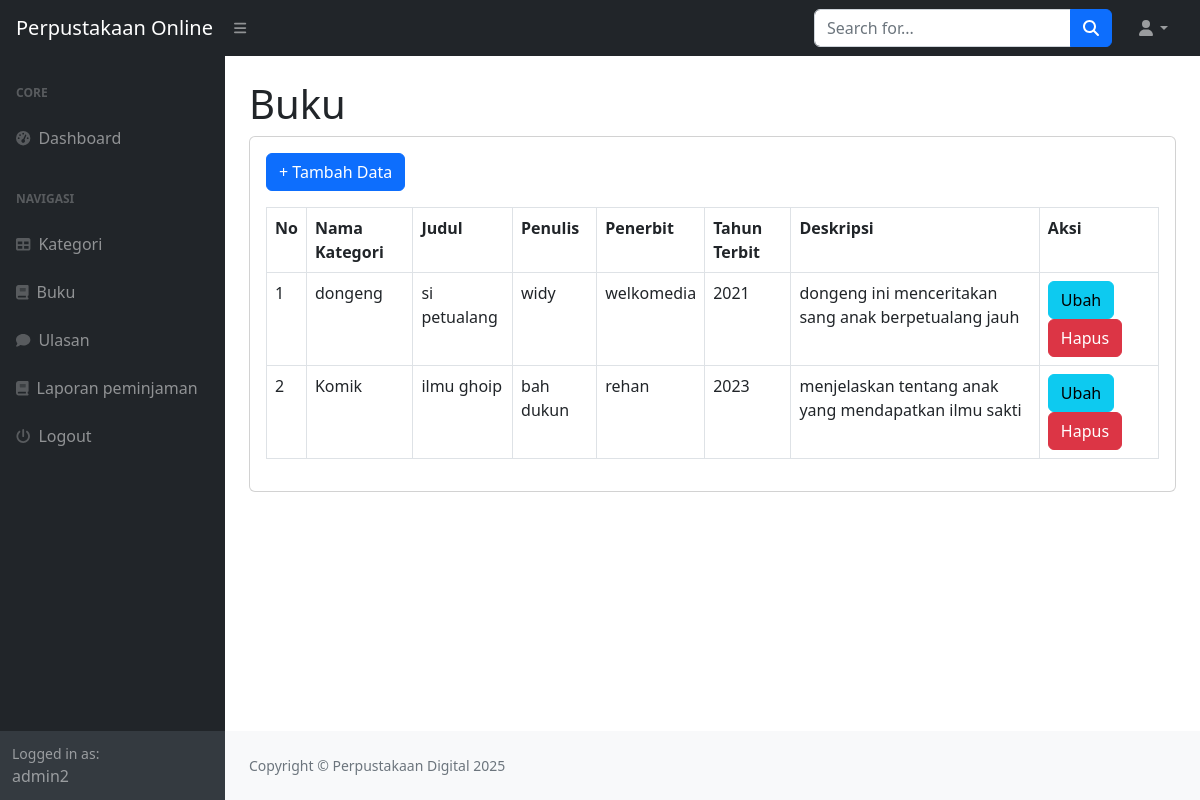
Screenshot of /perpustakaan_ukk/index.php?page=buku (signed in) with the database file from the repository.
### tables this page shows
CREATE TABLE `buku` (
  `id_buku` int(11) NOT NULL,
  `id_kategori` int(11) DEFAULT NULL,
  `judul` varchar(255) DEFAULT NULL,
  `penulis` varchar(255) DEFAULT NULL,
  `penerbit` varchar(255) DEFAULT NULL,
  `tahun_terbit` varchar(255) DEFAULT NULL,
  `deskripsi` varchar(255) DEFAULT NULL
);

CREATE TABLE `kategori` (
  `id_kategori` int(11) NOT NULL,
  `kategori` varchar(255) DEFAULT NULL
);

### perpustakaan_ukk/buku.php (the view)
<h1 class="mt-4">Buku</h1>
<div class="card">
    <div class="card-body">
    <div class="row">
    <div class="col-md-12">
        <a href="?page=buku_tambah" class="btn btn-primary mb-3">+ Tambah Data</a>
        <table class="table table-bordered" id="dataTable" width="100%" cellspacing="0">
            <tr>
                <th>No</th>
                <th>Nama Kategori</th>
                <th>Judul</th>
                <th>Penulis</th>
                <th>Penerbit</th>
                <th>Tahun Terbit</th>
                <th>Deskripsi</th>
                <th>Aksi</th>
            </tr>
            <?php
            $i = 1;
                $query = mysqli_query($koneksi, "SELECT*FROM buku LEFT JOIN kategori on buku.id_kategori = kategori.id_kategori");
                while($data = mysqli_fetch_array($query)){
                    ?>
                    <tr>
                        <td><?php echo $i++; ?></td>
                        <td><?php echo $data ['kategori']; ?></td>
                        <td><?php echo $data ['judul']; ?></td>
                        <td><?php echo $data ['penulis']; ?></td>
                        <td><?php echo $data ['penerbit']; ?></td>
                        <td><?php echo $data ['tahun_terbit']; ?></td>
                        <td><?php echo $data ['deskripsi']; ?></td>
                        <td>
                            <a href="?page=buku_ubah&&id=<?php echo $data['id_buku']; ?>" class="btn btn-info">Ubah</a>
                            <a onclick="return confirm('Apakah anda yakin menghapus data ini');" href="?page=buku_hapus&&id=<?php echo $data['id_buku']; ?>" class="btn btn-danger">Hapus</a>
                        </td>
                    </tr>
                    <?php
                }
            ?>
        </table>
    </div>
</div>
    </div>
</div>

### rows the page displays
buku: id_kategori.kategori "dongeng", judul "si petualang", penulis "widy", penerbit "welkomedia", tahun_terbit "2021", deskripsi "dongeng ini menceritakan sang anak berpetualang jauh"
buku: id_kategori.kategori "Komik", judul "ilmu ghoip", penulis "bah dukun", penerbit "rehan", tahun_terbit "2023", deskripsi "menjelaskan tentang anak yang mendapatkan ilmu sakti"

### other values shown
$_SESSION['user']['nama'] "admin2"
